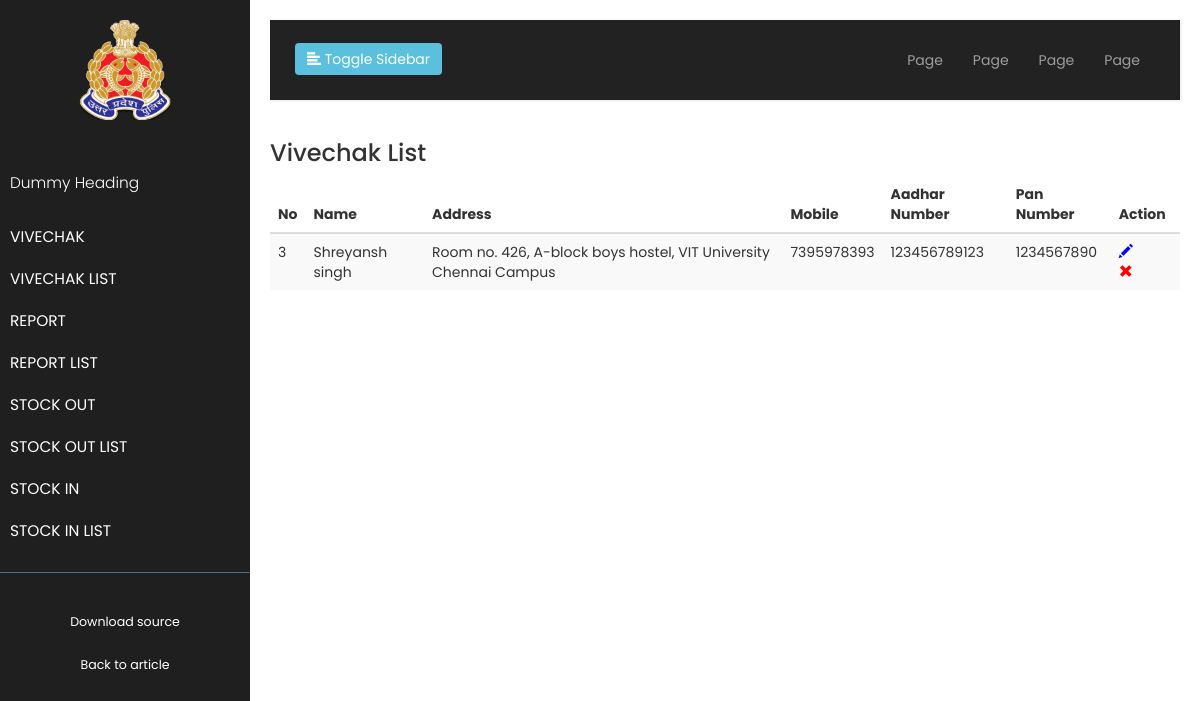
Screenshot of /vivechaklist with the database file from the repository.
### main/models.py (models this page shows, shortened)
class Vivechak(models.Model):
    name = models.CharField(max_length=100, blank=False)
    address = models.CharField(max_length=100, blank=False)
    mobile = models.CharField(max_length=20, validators=[RegexValidator(regex='^(\d{10})$',
                                                                        message='Enter 10 digits number only.')])
    adharcard = models.CharField(max_length=20, validators=[RegexValidator(regex='^(\d{12})$',
                                                                           message='Enter 12 digits number only.')])
    pancard = models.CharField(max_length=20, validators=[RegexValidator(regex='^(.{10})$',
                                                                         message='Length should be 10.')])

### main/views.py (the view)
# urls.py: url(r'^vivechaklist$', views.VivechakList.as_view(), name='vivechaklist'),
class VivechakList(ListView):
    template_name = 'vivechaklist.html'
    queryset = Vivechak.objects.all()

### main/templates/vivechaklist.html
{% extends 'base.html' %}
{% block body %}
    <h3>Vivechak List</h3>
        <table class="table table-striped">
            <thead class="thead-dark">
                <th>No</th>
                <th>Name</th>
                <th>Address</th>
                <th>Mobile</th>
                <th>Aadhar Number</th>
                <th>Pan Number</th>
                <th>Action</th>
            </thead>
            <tbody>
                {% for instance in object_list %}
                    <tr>
                        <td>{{ instance.pk }}</td>
                        <td>{{ instance.name }}</td>
                        <td>{{ instance.address }}</td>
                        <td>{{ instance.mobile }}</td>
                        <td>{{ instance.adharcard }}</td>
                        <td>{{ instance.pancard }}</td>
                        <td>
                            <a href="{% url 'editvivechak' instance.pk %}" class="glyphicon glyphicon-pencil" style="color: blue" role="button"/>&nbsp;&nbsp;
                            <a href="{% url 'deletevivechak' instance.pk %}" class="glyphicon glyphicon-remove" style="color: red" role="button"/>
                        </td>
                    </tr>
                {% endfor %}
            </tbody>
        </table>
{% endblock %}

### main/static/css/style.css (style rules this page uses)
body { font-family: 'Poppins', sans-serif; }
a, a:hover, a:focus { color: inherit; text-decoration: none; transition: all 0.3s; }

### rows the page displays
Vivechak: pk "3", name "Shreyansh singh", address "Room no. 426, A-block boys hostel, VIT University Chennai Campus", mobile "7395978393", adharcard "123456789123", pancard "1234567890"
